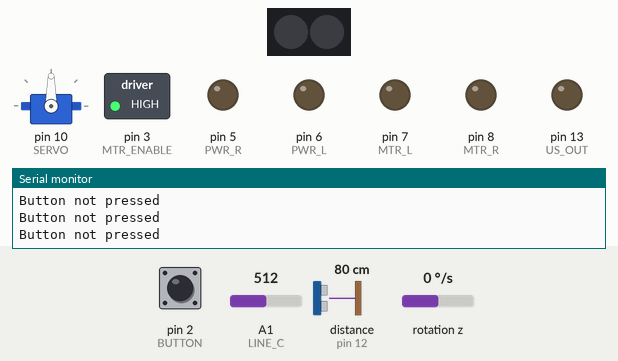
Bench run of a sketch on a simulated Arduino Uno, built with avr-gcc and run on an emulated ATmega328P. Parts: servo, 2 RGB LEDs in strip order, left to right, switched loads named in the sketch (green lamp = pin HIGH), output pins drawn as LEDs (lit = HIGH), the last lines printed to the serial monitor. Wiring (inferred from the names in the program): MPU-6050 motion sensor at I2C address 0x68. Inputs (shaded band) come from the test bench; at power-on: pin 2 (BUTTON) HIGH, distance to the obstacle (sensor on pin 12) 80 cm, A1 (LINE_C) = 512, rotation z 0 °/s. The echo pulse lasts 58.3 µs per cm; dim RGB values are drawn brighter than linear; random numbers use the default seed unless the sketch sets one.

Above: at 0.8 s.
0.9 s: pin 2 (BUTTON) pulled LOW for 0.15 s
At 3.3 s:
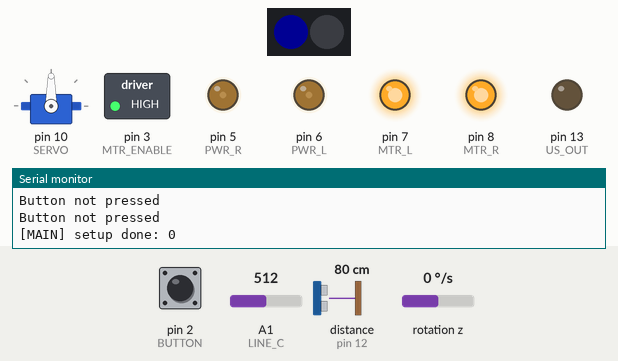
4.0 s: distance to the obstacle (sensor on pin 12) set to 198 cm
5.5 s: distance to the obstacle (sensor on pin 12) set to 207 cm
At 7.0 s:
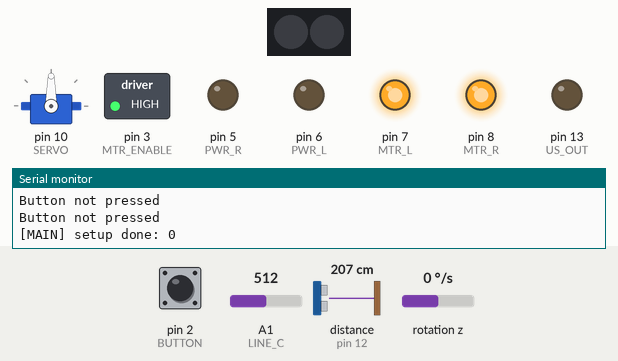
7.9 s: distance to the obstacle (sensor on pin 12) set to 35 cm
At 16.0 s:
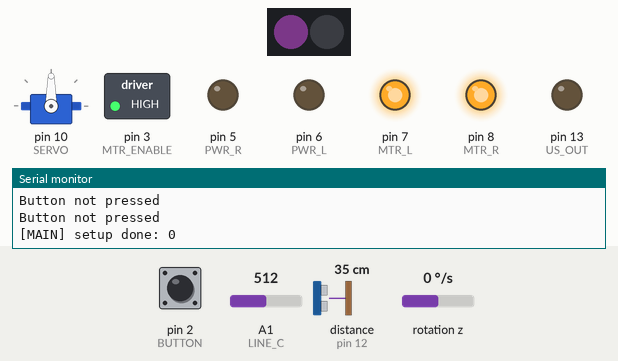
19.9 s: distance to the obstacle (sensor on pin 12) set to 250 cm
At 22.9 s:
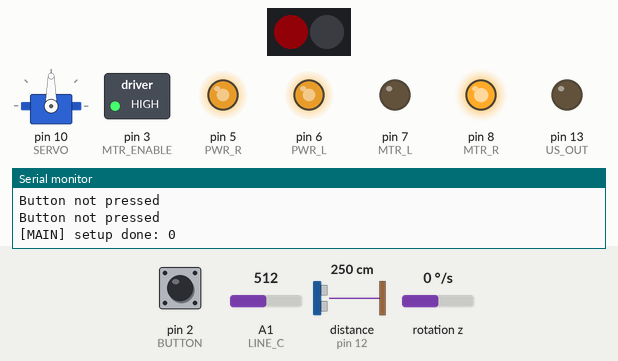
Timing chart, 0 to 25.6 s (numbered marks = the images above; inputs shaded):
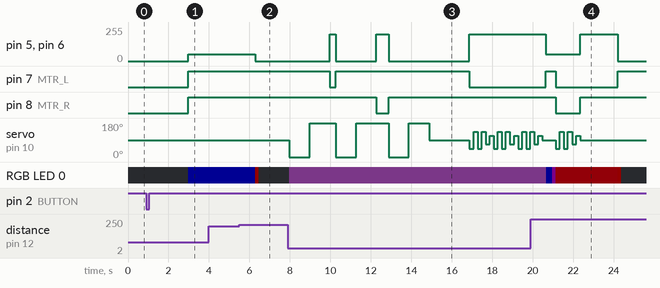

The sketch:

lab5.ino
```cpp
/*
 * CSCI 1063U - Elegoo Smart Car V4.0
 *
 * Starter Code for motor, pin, and sensor setup
 * Provided to students for use and understanding
 *
 */

#include <Wire.h>
#include <FastLED.h>
#include <Servo.h>

// ====== PIN CONSTANT VALUES ======

#define NUM_LEDS 2            // Number of LEDs on your board
#define PIN_RBGLED 4          // LED Pin
#define PWR_R 5               // Right Motor Power
#define PWR_L 6               // Left Motor Power
#define MTR_L 7               // Left Motor Control
#define MTR_R 8               // Right Motor Control
#define SERVO 10              // Servo Motor
#define MTR_ENABLE 3          // Motor Enable Pin
#define US_OUT 13             // Ultrasonic Sensor Input
#define US_IN 12              // Ultrasonic Sensor Output
#define LINE_L A2             // Left Line Tracker
#define LINE_C A1             // Center Line Tracker
#define LINE_R A0             // Right Line Tracker
#define BUTTON 2              // Push Button
#define GYRO 0x68             // Gyro Sensor Address

// ====== PROGRAM CONSTANTS ======
#define SPEED_NORMAL 50
#define SPEED_TURN 100
#define LINE_THRESHOLD 300

// --------------------------------------------
#define DISTANCE_LOOKBACK 5
#define MIN_DISTANCE 5
#define MAX_DISTANCE 20
#define BRIGHTNESS 100

#define GYRO_LOOKBACK 5
#define GYRO_EPISLION 2

#define SPEED_MAX 150
#define SPEED_MIN 25
// --------------------------------------------

// ====== PROGRAM VARIABLES ======
int16_t gyroZ;                // Raw gyro Z-axis reading
float gyroZOffset = 0;        // Calibration offset
float currentAngle = 0;       // Current angle in degrees
unsigned long lastTime = 0;   // Last read time
CRGB leds[NUM_LEDS];          // Current LED Color values
Servo scanServo;              // Servo


// --------------------------------------------
int state = 0;
long randNumber;

int distances[DISTANCE_LOOKBACK] = {MAX_DISTANCE};
uint8_t d_i = 0;

int angles[GYRO_LOOKBACK] = {0};
uint8_t g_i = 0;
// --------------------------------------------


// ====== LED FUNCTIONS ======
void ledOn(CRGB color) {
  leds[0] = color;
  FastLED.show();
}

void ledOff() {
  leds[0] = CRGB::Black;
  FastLED.show();
}

// ===== SERVO FUNCTIONS =====
void setServoAngle(int angle, int rest) {
  static int lastAngle = -1;
  angle = constrain(angle, 0, 180);

  rest = (rest < 0) ? 15 : rest;

  if (angle != lastAngle) {
    scanServo.write(angle);
    delay(rest);  // Allow servo to settle
    lastAngle = angle;
  }
}

void centerServo(int d) {
  setServoAngle(90, d);
}

// ====== GYRO FUNCTIONS ======
bool setupGyro() {
  Wire.begin();
  Wire.beginTransmission(GYRO);
  Wire.write(0x6B);  // PWR_MGMT_1 register
  Wire.write(0);     // Wake up MPU6050
  byte error = Wire.endTransmission();

  if (error != 0) {
    return false;
  }

  // Configure gyro sensitivity (±250 deg/s)
  Wire.beginTransmission(GYRO);
  Wire.write(0x1B);  // GYRO_CONFIG register
  Wire.write(0x00);  // ±250 deg/s
  Wire.endTransmission();

  lastTime = millis();
  return true;
}

// Calibrate gyro (robot must be stationary!)
void calibrateGyro() {
  delay(500);

  long sum = 0;
  int samples = 100;

  for (int i = 0; i < samples; i++) {
    Wire.beginTransmission(GYRO);
    Wire.write(0x47);  // GYRO_ZOUT_H register
    Wire.endTransmission(false);
    Wire.requestFrom(GYRO, 2, true);

    int16_t gz = Wire.read() << 8 | Wire.read();
    sum += gz;
    delay(10);
  }

  gyroZOffset = sum / samples;
  currentAngle = 0;
}

int16_t readGyroZ() {
  Wire.beginTransmission(GYRO);
  Wire.write(0x47);  // GYRO_ZOUT_H register
  Wire.endTransmission(false);
  Wire.requestFrom(GYRO, 2, true);

  int16_t gz = Wire.read() << 8 | Wire.read();
  return gz;
}

// MUST be called frequently (e.g., every loop iteration)
// Angle accuracy degrades if this is not called often
void updateGyroAngle() {
  unsigned long now = millis();
  float dt = (now - lastTime) / 1000.0;  // Time in seconds
  lastTime = now;

  // Read gyro
  gyroZ = readGyroZ();

  // Convert to degrees per second (sensitivity = 131 for ±250 deg/s)
  // INVERTED THE SIGN HERE to fix direction!
  float gyroRate = -((gyroZ - gyroZOffset) / 131.0);

  // Integrate to get angle
  currentAngle += gyroRate * dt;

  // Keep angle in range -180 to +180
  if (currentAngle > 180) currentAngle -= 360;
  if (currentAngle < -180) currentAngle += 360;
}

void resetAngle() {
  currentAngle = 0;
}

float getAngle() {
  return currentAngle;
}

// ===== ULTRASONIC SENSOR FUNCTIONS =====
int getDistance() {
  int validReading = 0;
  int attempts = 0;

  while (validReading == 0 && attempts < 3) {
    if (attempts > 0) delay(60);  // Only delay on retries

    digitalWrite(US_OUT, LOW);
    delayMicroseconds(2);
    digitalWrite(US_OUT, HIGH);
    delayMicroseconds(10);
    digitalWrite(US_OUT, LOW);

    long duration = pulseIn(US_IN, HIGH, 30000);
    int distance = duration * 0.034 / 2;

    if (duration > 0 && distance <= 200) {
      validReading = distance;
    }

    attempts++;
  }

  return validReading;
}

void setup() {
  // setup LED
  FastLED.addLeds<NEOPIXEL, PIN_RBGLED>(leds, NUM_LEDS);
  FastLED.setBrightness(50); // 0-255

  // Motor pins
  pinMode(PWR_R, OUTPUT);
  pinMode(PWR_L, OUTPUT);
  pinMode(MTR_L, OUTPUT);
  pinMode(MTR_R, OUTPUT);
  pinMode(MTR_ENABLE, OUTPUT);

  // Ultrasonic sensor pins
  pinMode(US_OUT, OUTPUT);
  pinMode(US_IN, INPUT);

  // Line tracking sensor pins
  pinMode(LINE_L, INPUT);
  pinMode(LINE_C, INPUT);
  pinMode(LINE_R, INPUT);

  // Button pin
  pinMode(BUTTON, INPUT_PULLUP);

  // Enable motor driver
  digitalWrite(MTR_ENABLE, HIGH);

  // Initialize serial communication
  Serial.begin(9600);

  // Initialize Servo motor
  scanServo.attach(SERVO);
  centerServo(-1);   // Center position

  // Wait for button press
  while (digitalRead(BUTTON) == HIGH) {
    Serial.println("Button not pressed");
  }

  delay(500);

  // Initialize Gyro - hard stop if failed
  if (!setupGyro()) {
    Serial.println("Failed setting up gyro...");
    ledOn(CRGB::Red);
    while (true);  // Hard stop
  }

  calibrateGyro();

  // ----------------------------------------------
  randomSeed(analogRead(0));

  print("MAIN", "setup done", 0);
}

// -----------------------------------------------------------------------------------

void print(String system, String msg, int d)
{
  Serial.print("[" + system + "] " + msg + ": ");
  Serial.println(d);
}

void print_distances()
{
  Serial.print("[USS] Distances: ");
  for (int i = 0; i < DISTANCE_LOOKBACK; i++)
  {
    Serial.print(distances[i]);
    Serial.print(" ");
  }
  Serial.println();
}

void update_array(int* array, int length, uint8_t i, int value)
{
  array[i % length] = value;
}

int get_array_average(int* array, int length)
{
  int total = 0;

  for (int i = 0; i < length; i++)
  {
    total += array[i];
  }
  return total / length;
}

void reset_array(int* array, int length, int val)
{
  for (int i = 0; i < length; i++)
  {
    array[i] = val;
  }
}

CRGB get_roaming_colour(int d)
{
  if (d < MIN_DISTANCE) return CRGB(BRIGHTNESS, 0, 0);
  if (d > MAX_DISTANCE) return CRGB(0, 0, BRIGHTNESS);

  int r = -(d - MIN_DISTANCE) * BRIGHTNESS / (MAX_DISTANCE - MIN_DISTANCE) + BRIGHTNESS;
  int g = 0;
  int b = (d - MIN_DISTANCE) * BRIGHTNESS / (MAX_DISTANCE - MIN_DISTANCE);

  return CRGB(r, g, b);
}

CRGB get_following_colour(int d)
{
  if (d < MIN_DISTANCE) return CRGB(0, 0, 0);
  if (d > MAX_DISTANCE) return CRGB(0, BRIGHTNESS, 0);

  int r = 0;
  int g = -(d - MIN_DISTANCE) * BRIGHTNESS / (MAX_DISTANCE - MIN_DISTANCE) + BRIGHTNESS;
  int b = 0;

  return CRGB(r, g, b);
}

void move_motors(int lspeed, int rspeed)
{
  if (lspeed >= 0) {
    digitalWrite(MTR_L, HIGH);
  }
  else {
    digitalWrite(MTR_L, LOW);
  }

  if (rspeed >= 0) {
    digitalWrite(MTR_R, HIGH);
  }
  else {
    digitalWrite(MTR_R, LOW);
  }

  analogWrite(PWR_L, constrain(abs(lspeed), 0, 255));
  analogWrite(PWR_R, constrain(abs(rspeed), 0, 255));
}

void shake_head()
{
  setServoAngle(45, 200);
  setServoAngle(135, 200);

  setServoAngle(45, 200);
  setServoAngle(135, 200);

  setServoAngle(67.5, 200);
  setServoAngle(112, 200);

  centerServo(0);
}

void freak_out()
{
  move_motors(-200, 200);

  shake_head();
  shake_head();
  shake_head();
}

int get_speed(int d)
{
  int result = (SPEED_MAX - SPEED_MIN) / pow((MAX_DISTANCE - MIN_DISTANCE), 2) * pow((d - MIN_DISTANCE), 2) + SPEED_MIN;
  return constrain(result, SPEED_MIN, SPEED_MAX);
}

void roaming()
{
  int avg_distance = 0;
  int avg_angle = 0;
  int dl = 0;
  int dr = 0;

  int center = analogRead(LINE_C);
  bool on_center = center < LINE_THRESHOLD;

  if (on_center)
  {
    state = 3;
    return;
  }

  update_array(distances, DISTANCE_LOOKBACK, d_i++, getDistance());
  update_array(angles, GYRO_LOOKBACK, g_i++, getAngle());

  avg_distance = get_array_average(distances, DISTANCE_LOOKBACK);
  avg_angle = get_array_average(angles, GYRO_LOOKBACK);

  ledOn(get_roaming_colour(avg_distance));

  // If the angle get's off we reset so there isn't runaway addition
  if (abs(avg_angle) >= GYRO_EPISLION)
  {
    reset_array(angles, GYRO_LOOKBACK, 0);
    resetAngle();
  }

  // This is a bad way to adjust speed but for now it works
  move_motors(SPEED_NORMAL - avg_angle, SPEED_NORMAL + avg_angle);

  if (avg_distance < MIN_DISTANCE) {
    state = 1;
    move_motors(0, 0);
    return;
  }

  if (avg_distance < MIN_DISTANCE + 5) {
    move_motors(-SPEED_NORMAL, -SPEED_NORMAL);
    shake_head();
    move_motors(-200, 200);
    delay(random(500, 2500));
  }
}

void following()
{
  int avg_distance = 0;
  int avg_angle = 0;

  update_array(distances, DISTANCE_LOOKBACK, d_i++, getDistance());
  update_array(angles, GYRO_LOOKBACK, g_i++, getAngle());

  avg_distance = get_array_average(distances, DISTANCE_LOOKBACK);
  avg_angle = get_array_average(angles, GYRO_LOOKBACK);

  ledOn(get_following_colour(avg_distance));

  // If the angle get's off we reset so there isn't runaway addition
  if (abs(avg_angle) >= GYRO_EPISLION)
  {
    reset_array(angles, GYRO_LOOKBACK, 0);
    resetAngle();
  }

  if (avg_distance >= MIN_DISTANCE && avg_distance < MAX_DISTANCE)
  {
    int speed = get_speed(avg_distance);
    move_motors(speed, speed);
  }

  if (avg_distance > MAX_DISTANCE)
  {
    move_motors(0, 0);
    state = 2;
  }
}

void searching()
{
  ledOn(CRGB(48, 25, 52));

  setServoAngle(0, 1000);
  setServoAngle(180, 1000);

  move_motors(-200, 200);
  delay(300);
  move_motors(0, 0);

  setServoAngle(0, 1000);
  setServoAngle(180, 1000);

  move_motors(200, -200);
  delay(600);
  move_motors(0, 0);

  setServoAngle(0, 1000);
  setServoAngle(180, 1000);

  centerServo(2000);

  freak_out();

  state = 0;
}


void follow_line()
{
  int left = analogRead(LINE_L);
  int center = analogRead(LINE_C);
  int right = analogRead(LINE_R);

  bool on_center = center < LINE_THRESHOLD;
  bool on_left = left < LINE_THRESHOLD;
  bool on_right = right < LINE_THRESHOLD;

  move_motors(0, 0);

  if (on_center && on_left && on_right) {
    move_motors(SPEED_NORMAL, SPEED_NORMAL);
    print("motor", "path", 0);
    // move_motors(SPEED_NORMAL, SPEED_NORMAL);
  }

  else if (on_left && !on_right) {
    move_motors(SPEED_NORMAL, -SPEED_NORMAL);
    print("motor", "path", -1);
    // move_motors(-SPEED_TURN, SPEED_TURN);
  }

  else if (on_right && !on_left) {
    move_motors(-SPEED_NORMAL, SPEED_NORMAL);
    print("motor", "path", 1);
    // move_motors(-SPEED_TURN, SPEED_TURN);
  }

  if (!on_center && !on_left && !on_right) {
    state = 0;
  }
}

// STATES
// -1 TESTING PURPOSES (I'm sick and tired of the motor noises)
// 0 ROAMING
// 1 FOLLOWING
// 2 SEARCHING
// 3 FOLLOW LINE

void loop()
{
  updateGyroAngle();

  switch (state)
  {
    case -1:
      break;

    case 0:
      roaming();
      break;

    case 1:
      following();
      break;

    case 2:
      searching();
      break;

    case 3:
      follow_line();
      break;

    default:
      break;
  }
}
```

Measured:
- the behaviour switches between 202 and 203 cm on distance to the obstacle (sensor on pin 12) (found by bisection; images 1 and 2)
- after the input at 0.9 s, pin 5 (PWR_R), pin 6 (PWR_L): 0/255 → 50/255 after 2.1 s; pin 7 (MTR_L), pin 8 (MTR_R): LOW → HIGH after 2.1 s; RGB LED 0: off → RGB(0, 0, 19) after 2.1 s
- after the input at 4.0 s, every drawn part: stays the same
- after the input at 5.5 s, pin 5 (PWR_R), pin 6 (PWR_L): 50/255 → 0/255 after 0.80 s; RGB LED 0: RGB(0, 0, 19) → RGB(19, 0, 0) after 0.80 s, → off 0.17 s later
- after the input at 7.9 s, pin 5 (PWR_R), pin 6 (PWR_L): goes 200/255 0.30 s, 0/255 2.0 s, 200/255 0.60 s, 0/255 4.0 s, then 200/255, starting after 2.1 s
- after the input at 19.9 s, pin 8 (MTR_R): HIGH → LOW after 1.2 s, → HIGH 1.2 s later
